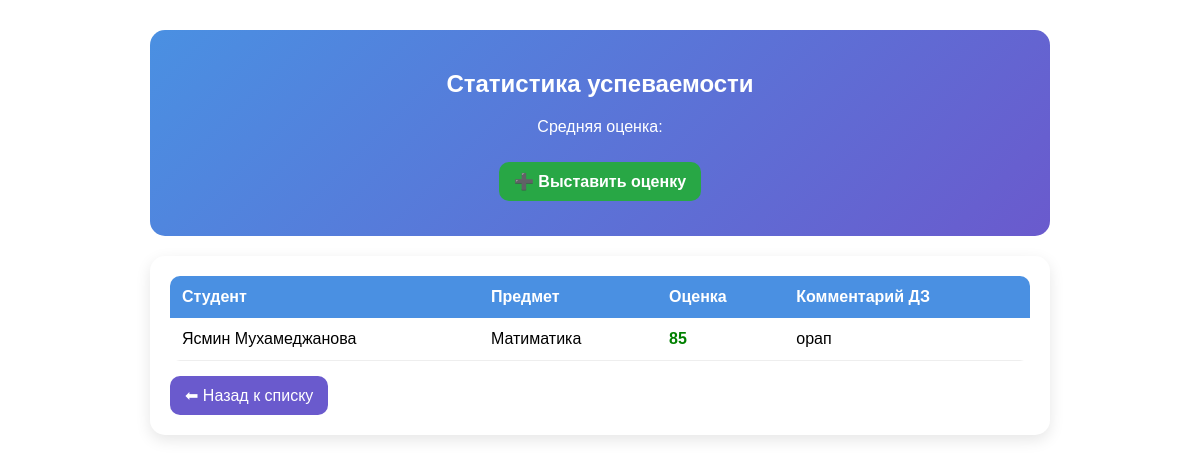
The app's page /stats/2/ (signed in) with its own data.
### students/models.py (models this page shows, shortened)
class Grade(models.Model):
    student = models.ForeignKey(Student, on_delete=models.CASCADE, related_name='grades')
    subject = models.CharField(max_length=100)
    score = models.IntegerField()
    homework_comment = models.TextField(blank=True, null=True)
    created_at = models.DateTimeField(default=timezone.now)

class Student(models.Model):
    first_name = models.CharField(max_length=100)
    last_name = models.CharField(max_length=100)
    age = models.IntegerField(null=True, blank=True)
    phone = models.CharField(max_length=20, null=True, blank=True)
    email = models.EmailField(null=True, blank=True)
    group = models.ForeignKey(
        Group,
        on_delete=models.SET_NULL,
        null=True,
        blank=True,
        related_name="students"
    )
    club = models.ForeignKey(
        Club,
        on_delete=models.SET_NULL,
        null=True,
        blank=True,
        related_name="students"
    )
    photo = models.ImageField(upload_to='students/', null=True, blank=True)
    def __str__(self):
        return f"{self.first_name} {self.last_name}"

### students/views.py (the view)
# urls.py: path('stats/<int:id>/', views.student_statistics, name='student_stats'),
@login_required
def student_statistics(request, id):
    student = get_object_or_404(Student, id=id)
    grades = Grade.objects.filter(student=student)
    return render(request, 'students/statistics.html', {
        'student': student,
        'grades': grades
    })

### students/templates/students/statistics.html (shortened to what this page needs)
<!DOCTYPE html>
<html lang="ru">
<head>
</head>
<body>
<div class="container">
    <div class="header">
        <h2>Статистика успеваемости</h2>
        <p>Средняя оценка: {{ avg_score|floatformat:1 }}</p>
        <a class="add-btn" href="{% url 'add_grade' %}">
            ➕ Выставить оценку
        </a>
    </div>
    <div class="card">
        <table>
            <tr>
                <th>Студент</th>
                <th>Предмет</th>
                <th>Оценка</th>
                <th>Комментарий ДЗ</th>
            </tr>
            {% for g in grades %}
            <tr>
                <td>{{ g.student }}</td>
                <td>{{ g.subject }}</td>
                <td class="grade
                    {% if g.score >= 75 %}good{% else %}bad{% endif %}">
                    {{ g.score }}
                </td>
                <td>{{ g.homework_comment }}</td>
            </tr>
            {% endfor %}
        </table>
        <a class="back" href="{% url 'student_list' %}">
            ⬅ Назад к списку
        </a>
    </div>
</div>
</body>
</html>

### students/templates/students/statistics.html (style rules this page uses)
body { font-family: Arial, sans-serif; background: #f4f6f9; margin: 0; padding: 30px; }
body { margin: 0; font-family: Arial, sans-serif; background: url("https://encrypted-tbn0.gstatic.com/images?q=tbn:ANd9GcTVRswvEziAqWy2oDhWxXYk3vaNts9AJ-_tFA&s") no-repeat center center fixed; background-size: cover; }
.container { max-width: 900px; margin: auto; }
.header { background: linear-gradient(135deg, #4a90e2, #6a5acd); color: white; padding: 20px; border-radius: 15px; text-align: center; margin-bottom: 20px; }
.card { background: white; padding: 20px; border-radius: 15px; box-shadow: 0 5px 15px rgba(0,0,0,0.1); margin-bottom: 20px; }
table { width: 100%; border-collapse: collapse; overflow: hidden; border-radius: 10px; }
th { background: #4a90e2; color: white; padding: 12px; text-align: left; }
td { padding: 12px; border-bottom: 1px solid #eee; }
.grade { font-weight: bold; }
.good { color: green; }
.back { display: inline-block; margin-top: 15px; padding: 10px 15px; background: #6a5acd; color: white; text-decoration: none; border-radius: 10px; }
.add-btn { display: inline-block; margin-top: 10px; margin-bottom: 15px; padding: 10px 15px; background: #28a745; color: white; text-decoration: none; border-radius: 10px; font-weight: bold; }

### records on screen
Grade: student "Ясмин Мухамеджанова", subject "Матиматика", score "85", homework_comment "орап"
